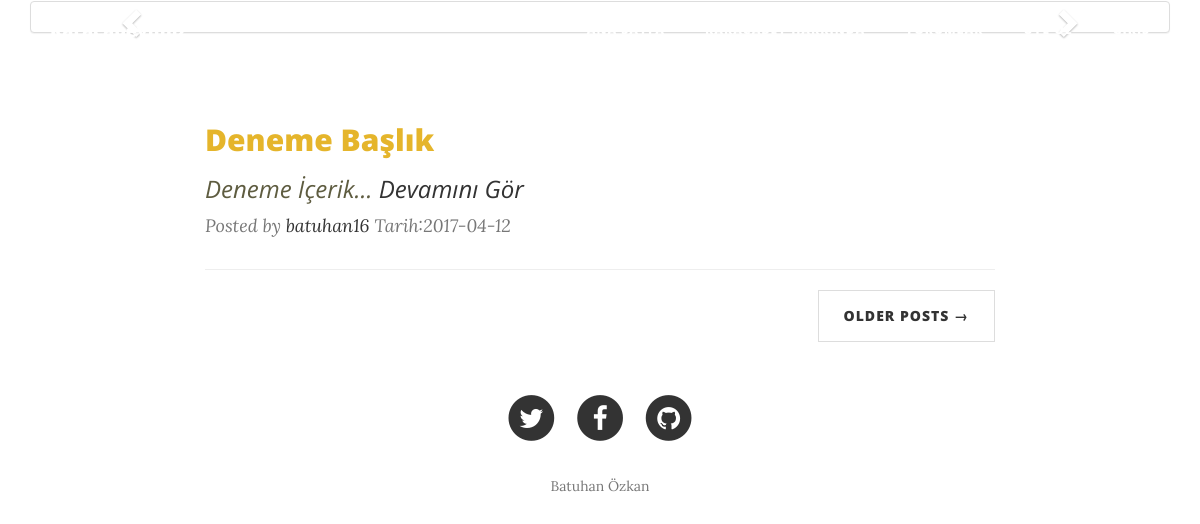
Before: / with the older database file.
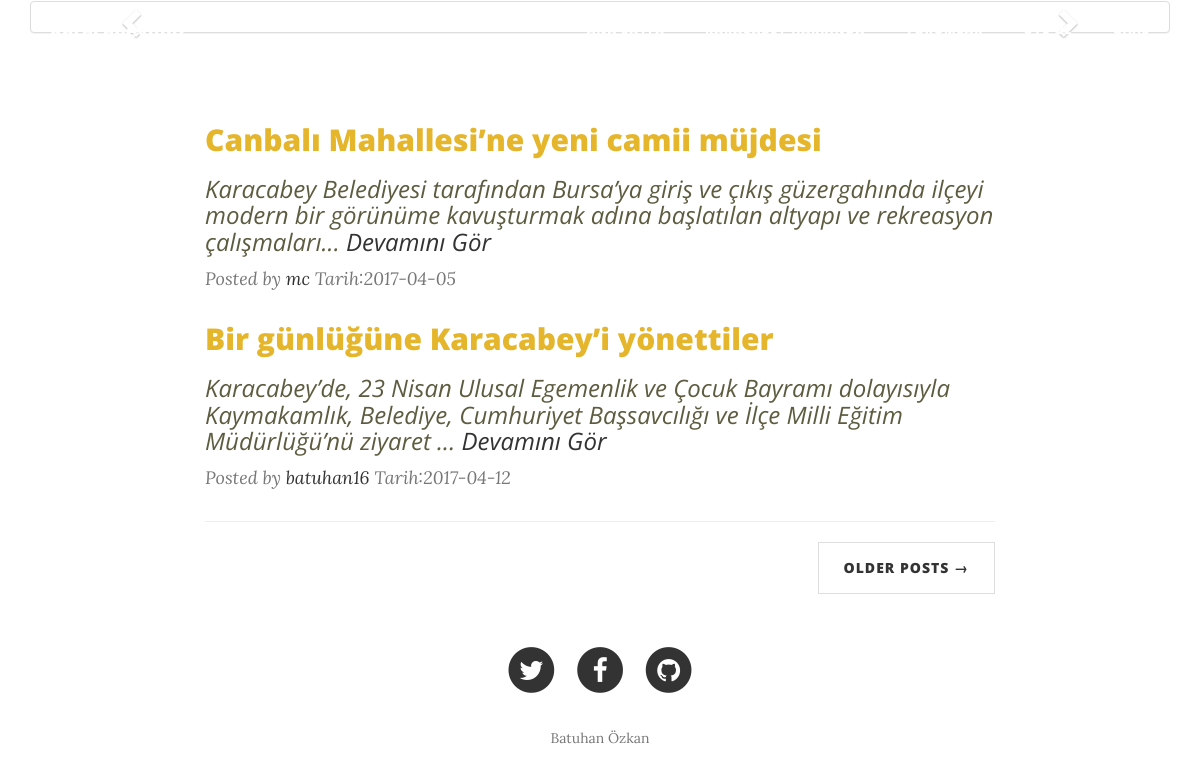
After: the same page with the newer database file.
### tables this page shows
CREATE TABLE `blog` (
  `id` int(11) NOT NULL,
  `kullanici` int(11) NOT NULL,
  `baslik` text NOT NULL,
  `icerik` text NOT NULL,
  `tarih` date NOT NULL
);

CREATE TABLE `Uye` (
  `id` int(11) NOT NULL,
  `kullaniciAdi` text NOT NULL,
  `sifre` text NOT NULL,
  `mail` text NOT NULL
);

### index.php (the view, shortened to what this page needs)
<?php include 'header.php';?>
<!DOCTYPE html>
<html lang="en">
        <div class="row">
            <div class="col-lg-8 col-lg-offset-2 col-md-10 col-md-offset-1">
                <?php
                $sorgu="SELECT * FROM `blog` ORDER BY id DESC";
                $sonuc=mysqli_query($baglanti,$sorgu) or die("Sorgu Çalıştırılamadı");
                while($satir=mysqli_fetch_array($sonuc))
                {
                ?>
                <div class="post-preview">
                        <h2 class="post-title">
                            <a href='blog.php?id=<?php echo $satir["id"]?>' class="post-title"><?php echo $satir["baslik"]?></a>
                        </h2>
                        <h3 class="post-subtitle">
                           <i>
                               <?php
                               $yazikisa = substr($satir["icerik"],0,181);
                               echo $yazikisa . "...";?>
                               <a href='blog.php?id=<?php echo $satir["id"]?>'>Devamını Gör</a></i>
                        </h3>
                    <p class="post-meta">Posted by <a href="#"><?php
                            $degisken=$satir["kullanici"];
                            $sorgu1="SELECT * FROM `Uye` Where id=$degisken";
                            $sonuc1=mysqli_query($baglanti,$sorgu1) or die("Sorgu Çalıştırılamadı");
                            $satir1=mysqli_fetch_array($sonuc1);
                            echo $satir1["kullaniciAdi"]; ?></a> Tarih:<?php echo $satir["tarih"]; ?>
                </div>
                <?php } ?>
                <hr>
                <ul class="pager">
                    <li class="next">
                        <a href="#">Older Posts &rarr;</a>
                    </li>
                </ul>
            </div>
        </div>
<?php include 'footer.php';?>
</body>
</html>

### header.php (shortened to what this page needs)
<!DOCTYPE html>
<html lang="en">
<head>
    <link href="vendor/bootstrap/css/bootstrap.min.css" rel="stylesheet">
    <link href="css/clean-blog.min.css" rel="stylesheet">
    <link href="style.css" rel="stylesheet"/>
    <link href="vendor/font-awesome/css/font-awesome.min.css" rel="stylesheet" type="text/css">
</head>
<header class="intro-header" >
    <div class="container">
        <div class="row">
            <div class="col-md-12 col-lg-12 ">
                <nav class="navbar navbar-default navbar-custom navbar-fixed-top">
                    <div class="container-fluid">
                        <div class="col-md-1 col-lg-1 ">
                            <div class="navbar-header page-scroll">
                                <a class="navbar-brand" href="index.php">Karacabeyimiz Blog</a>
                            </div>
                        </div>
                        <div class="col-md-11 col-lg-11 col-xs-11">
                            <div class="collapse navbar-collapse" id="bs-example-navbar-collapse-1">
                                <ul class="nav navbar-nav navbar-right">
                                    <?php
                                    if($_SESSION["giris"]=="girdi") {
                                        if($_SESSION["kullaniciAdi"]=="admin") { ?>
                                            <ul class="nav navbar-nav ">
                                                <li>
                                                    <a href="index.php">Ana Sayfa</a>
                                                </li>
                                                <li>
                                                    <a href="cikis.php">Çıkış Yap</a>
                                                </li>
                                                <li>
                                                    <a href="yorum.php">Yorumlar</a>
                                                </li>
                                                <li>
                                                    <a href="about.php">Karacabey Hakkında</a>
                                                </li>
                                                <li>
                                                    <a href="admin.php">Admin Paneli</a>
                                                </li> </ul>
                                        <?php }
                                        else
                                        {?>
                                            <ul class="nav navbar-nav ">
                                                <li>
                                                    <a href="index.php">Ana Sayfa</a>
                                                </li>
                                                <li>
                                                    <a href="about.php">Karacabey Hakkında</a>
                                                </li>
                                                <li>
                                                    <a href="yorum.php">Yorumlar</a>
                                                </li>
                                                <li>
                                                    <a href="cikis.php">Çıkış Yap</a>
                                                </li> </ul>
                                        <?php }?>
                                        <?php
                                    } else {
                                        ?>
                                        <ul class="nav navbar-nav ">
                                            <li>
                                                <a href="index.php">Ana Sayfa</a>
                                            </li>
                                            <li>
                                                <a href="about.php">Karacabey Hakkında</a>
                                            </li>
                                            <li>
                                                <a href="yorum.php">Yorumlar</a>
                                            </li>
                                            <li>
                                                <a href="post.php">Üye Ol</a>
                                            </li>
                                            <li>
                                                <a href="giris.php">Giriş</a>
                                            </li> </ul>
                                        <?php
                                    } ?>
                            </div>
                        </div>
                    </div>
                </nav>
            </div>
        </div>
        <div class="row">
            <div class="col-md-12 col-lg-12 ">
                <div class="panel panel-default">
                    <div class="panel-body">
                        <div id="myCarousel" class="carousel slide" data-ride="carousel">
                            <a class="left carousel-control" href="#myCarousel" role="button" data-slide="prev">
                                <span class="glyphicon glyphicon-chevron-left" aria-hidden="true"></span>
                            </a>
                            <a class="right carousel-control" href="#myCarousel" role="button" data-slide="next">
                                <span class="glyphicon glyphicon-chevron-right" aria-hidden="true"></span>
                            </a>
                        </div>
                    </div>
                </div>
            </div>
        </div>
</header>

### footer.php (shortened to what this page needs)
<footer>
    <div class="container">
        <div class="row">
            <div class="col-lg-8 col-lg-offset-2 col-md-10 col-md-offset-1">
                <ul class="list-inline text-center">
                    <li>
                        <a href="#">
                                <span class="fa-stack fa-lg">
                                    <i class="fa fa-circle fa-stack-2x"></i>
                                    <i class="fa fa-twitter fa-stack-1x fa-inverse"></i>
                                </span>
                        </a>
                    </li>
                    <li>
                        <a href="#">
                                <span class="fa-stack fa-lg">
                                    <i class="fa fa-circle fa-stack-2x"></i>
                                    <i class="fa fa-facebook fa-stack-1x fa-inverse"></i>
                                </span>
                        </a>
                    </li>
                    <li>
                        <a href="#">
                                <span class="fa-stack fa-lg">
                                    <i class="fa fa-circle fa-stack-2x"></i>
                                    <i class="fa fa-github fa-stack-1x fa-inverse"></i>
                                </span>
                        </a>
                    </li>
                </ul>
                <p class="copyright text-muted">Batuhan Özkan</p>
            </div>
        </div>
    </div>
</footer>

### style.css (style rules this page uses)
.post-title { color:#E5B52B; }
.post-subtitle { color:#5e5c40; font-weight: normal; }

Changed rows visible on the page:
added blog: baslik "Canbalı Mahallesi’ne yeni camii müjdesi", icerik "Karacabey Belediyesi tarafından Bursa’ya giriş ve çıkış güzergahında ilçeyi modern bir görünüme kavuşturmak adına başlatılan altyapı ve rekreasyon çalışmaları", kullanici.kullaniciAdi "mc", tarih "2017-04-05"
changed blog "batuhan16": baslik "Deneme Başlık" → "Bir günlüğüne Karacabey’i yönettiler"; icerik "Deneme İçerik" → "Karacabey’de, 23 Nisan Ulusal Egemenlik ve Çocuk Bayramı dolayısıyla Kaymakamlık, Belediye, Cumhuriyet Başsavcılığı ve İlçe Milli Eğitim Müdürlüğü’nü ziyaret"
